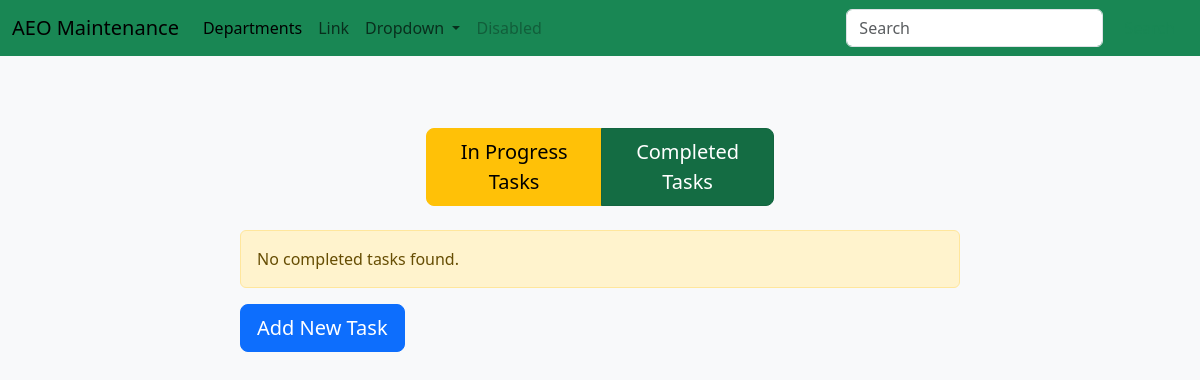
The app's page /departments/1/completed_tasks/, older data.
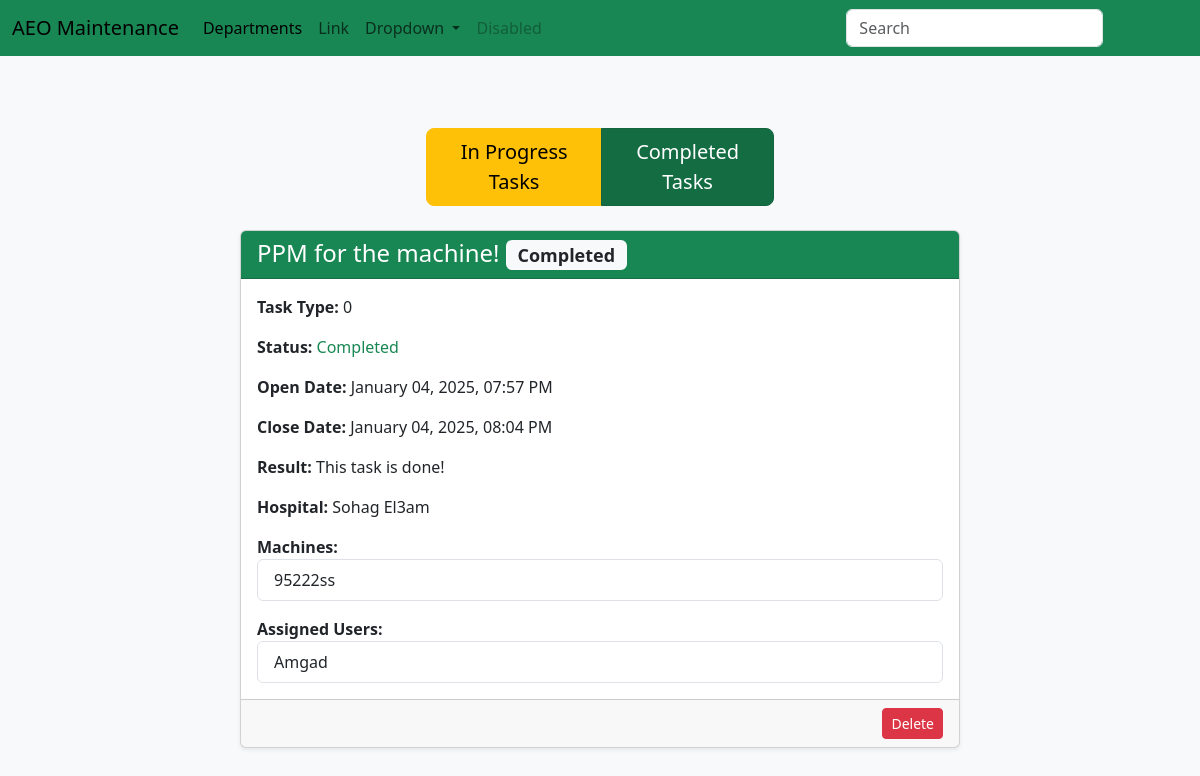
The same page, newer data.
### maintenance_system/models.py (models this page shows, shortened)
class Task(db.Model):
	id = db.Column(db.Integer, primary_key=True)
	task_type = db.Column(db.String(80))
	status = db.Column(db.Integer, default=int(0)) # 0: not completed, 1: in progress, 2: done
	open_date = db.Column(db.DateTime, nullable=False, default=default_time)
	close_date = db.Column(db.DateTime)
	description = db.Column(db.String(200))
	result = db.Column(db.String(200))
	hospital_id = db.Column(db.Integer, db.ForeignKey('hospital.id'))
	users = db.relationship('User', secondary='user_task', backref='tasks', lazy='dynamic')

class Hospital(db.Model):
	id = db.Column(db.Integer, primary_key=True)
	name = db.Column(db.String(80), unique=True)
	governorate = db.Column(db.String(80))
	tasks = db.relationship('Task', backref='hospital', lazy=True)
	machines = db.relationship('Machine', backref='hospital', lazy=True)

class Machine(db.Model):
	id = db.Column(db.Integer, primary_key=True)
	serial_number = db.Column(db.String(80), unique=True)
	installation_date = db.Column(db.DateTime)
	contract_type = db.Column(db.Integer, default=int(0)) # 0: warranty, 1: maintenance, 2: none
	contract_name = db.Column(db.String(80))
	contract_start_date = db.Column(db.DateTime)
	contract_end_date = db.Column(db.DateTime)
	user_id = db.Column(db.Integer, db.ForeignKey('user.id'))
	model_id = db.Column(db.Integer, db.ForeignKey('model.id'))
	hospital_id = db.Column(db.Integer, db.ForeignKey('hospital.id'))
	tasks = db.relationship('Task', secondary='machine_task', backref='machines', lazy='dynamic')

class User(db.Model):
	id = db.Column(db.Integer, primary_key=True)
	username = db.Column(db.String(80), unique=True)
	email = db.Column(db.String(120), unique=True)
	password = db.Column(db.String(120))
	rank = db.Column(db.String(120), default="Junior")
	profile_pic = db.Column(db.String(120), default="default.jpg")
	department_id = db.Column(db.Integer, db.ForeignKey('department.id'))
	machines = db.relationship('Machine', backref='user', lazy=True)
	hospitals = db.relationship('Hospital', secondary='user_hospital', backref='users', lazy='dynamic')

### maintenance_system/routes.py (the view)
@app.route('/departments/<int:department_id>/completed_tasks/', methods=['GET'])
def completed_tasks(department_id):
    department = Department.query.get_or_404(department_id)
    tasks = Task.query.join(Task.machines).join(Machine.model).join(Model.device).filter(Device.department_id == department_id).all()
    tasks = [task for task in tasks if task.status == 1]
    return render_template('completed_tasks.html', department=department, tasks=tasks)

### maintenance_system/Templates/completed_tasks.html
{% extends "layout.html" %}
{% block content %}
<div class="container mt-4">
	<div class="row justify-content-center">
		<div class="col-lg-4 mb-4">
			<div class="btn-group justify-content-center" role="group" aria-label="Basic mixed styles example">
				<a href="{{ url_for('in_progress_tasks', department_id = department.id)}}"
					class="btn btn-lg btn-warning">In Progress Tasks</a>
				<button type="button" class="btn btn-lg btn-success active">Completed Tasks</button>
			</div>
		</div>
	</div>
	<div class="row justify-content-center">
		{% if tasks %}
		{% for task in tasks %}
		<div class="col-md-8 mb-4">
			<div class="card shadow-sm">
				<div
					class="card-header
                    {% if task.status == 0 %} bg-danger text-white {% elif task.status == 1 %} bg-success text-white {% endif %}">
					<h4 class="card-title mb-0">
						{{ task.description }}
						<span
							class="badge
                            {% if task.status == 0 %} bg-warning text-dark {% elif task.status == 1 %} bg-light text-dark {% endif %}">
							{% if task.status == 0 %}
							In Progress
							{% elif task.status == 1 %}
							Completed
							{% endif %}
						</span>
					</h4>
				</div>
				<div class="card-body">
					<p><strong>Task Type:</strong> {{ task.task_type }}</p>
					<p><strong>Status:</strong>
						{% if task.status == 0 %}
						<span class="text-danger">In Progress</span>
						{% elif task.status == 1 %}
						<span class="text-success">Completed</span>
						{% endif %}
					</p>
					<p><strong>Open Date:</strong>
						{{ task.open_date.strftime('%B %d, %Y, %I:%M %p') }}
					</p>
					<p><strong>Close Date:</strong>
						{% if task.close_date %}
						{{ task.close_date.strftime('%B %d, %Y, %I:%M %p') }}
						{% else %}
						<em>Not Closed</em>
						{% endif %}
					</p>
					<p><strong>Result:</strong> {{ task.result }}</p>
					<p><strong>Hospital:</strong> {{ task.hospital.name }}</p>
					{% if task.machines %}
					<div>
						<strong>Machines:</strong>
						<ul class="list-group">
							{% for machine in task.machines %}
							<li class="list-group-item">{{ machine.serial_number }}</li>
							{% endfor %}
						</ul>
					</div>
					{% endif %}
					{% if task.users %}
					<div class="mt-3">
						<strong>Assigned Users:</strong>
						<ul class="list-group">
							{% for user in task.users %}
							<li class="list-group-item">{{ user.username }}</li>
							{% endfor %}
						</ul>
					</div>
					{% endif %}
				</div>
				<div class="card-footer text-end">
					<a href="{{ url_for('delete_task', task_id=task.id) }}" class="btn btn-danger btn-sm">Delete</a>
				</div>
			</div>
		</div>
		{% endfor %}
		{% else %}
		<div class="col-md-8">
			<div class="alert alert-warning" role="alert">
				No completed tasks found.
			</div>
			<a href="{{ url_for('add_task', department_id=department.id) }}" class="btn btn-primary btn-lg">Add New Task</a>
		</div>
		{% endif %}
	</div>
</div>
{% endblock %}

Row changes from the older to the newer data that the page shows:
now on this page (row edited): Task: description "PPM for the machine!", status "Completed", task_type "0", open_date "January 04, 2025, 07:57 PM", close_date "January 04, 2025, 08:04 PM", result "This task is done!", hospital.name "Sohag El3am"
now on this page (row unchanged): Machine: serial_number "95222ss"
now on this page (row unchanged): User: username "Amgad"
Text that changed along with them:
text no longer shown: "No completed tasks found. Add New Task"
